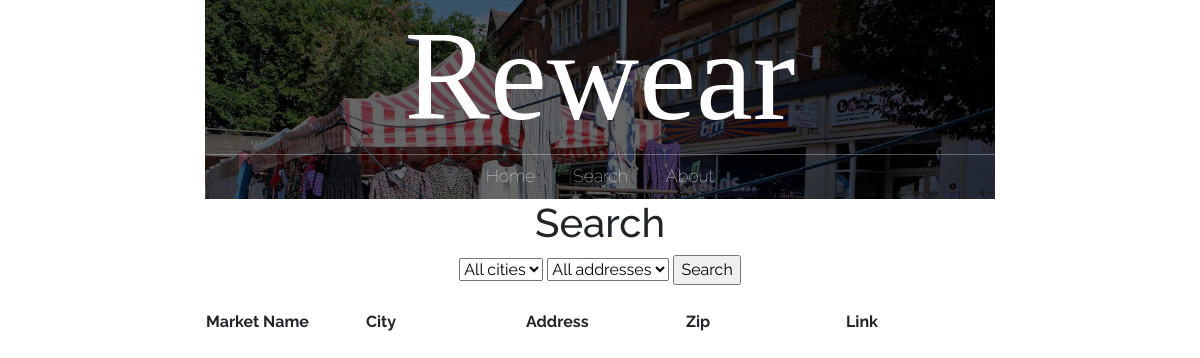
The app's page /search_page/, older data.
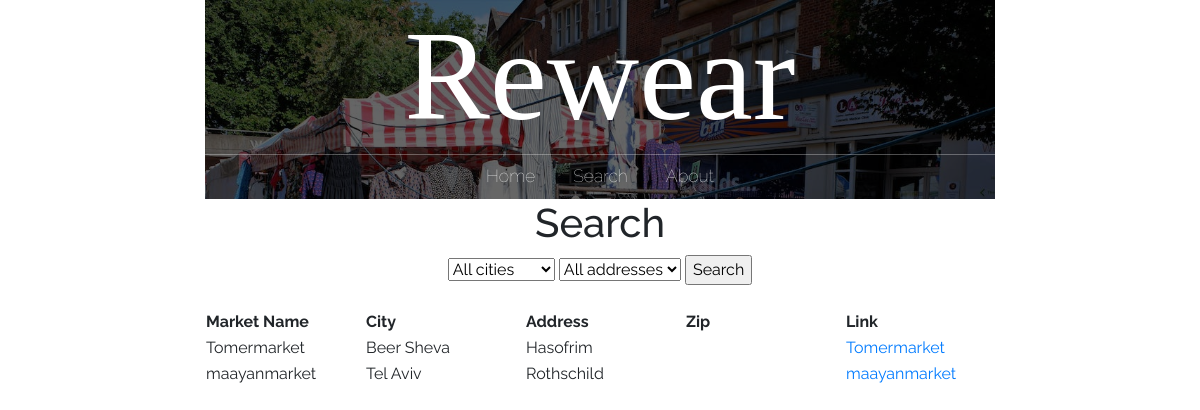
The same page, newer data.
### main/models.py (models this page shows, shortened)
class market(models.Model):
    id = models.AutoField(primary_key=True)
    name = models.CharField(max_length=200)
    city = models.CharField(max_length=200)
    address = models.CharField(max_length=200)
    facebook = models.CharField(max_length=200, default='')
    description = models.CharField(max_length=200, default='')
    google_location = models.CharField(max_length=200, default='')
    market_manager = models.CharField(max_length=200, default='')
    date = models.CharField(max_length=200, default='')
    status = models.CharField(max_length=200, default='')
    rating = models.CharField(max_length=200, default='')
    shirt = models.IntegerField(default=0)
    pants = models.IntegerField(default=0)
    shoes = models.IntegerField(default=0)
    hat = models.IntegerField(default=0)
    gloves = models.IntegerField(default=0)
    scarf = models.IntegerField(default=0)
    jacket = models.IntegerField(default=0)
    other = models.IntegerField(default=0)

### main/views.py (the view)
# urls.py: path("search_page/", views.search_page, name="search"),
def search_page(response):
    markets = market.objects.all()
    return render(response, "main/search.html", {'markets': markets, 'search': markets})

### main/templates/main/search.html (shortened to what this page needs)
{% extends 'main/base.html' %}
{% load crispy_forms_tags %}
{% block content %}
<center><h1>Search</h1>
<form method="post" action='/search/'>
	<select name="city" id="city-select" onchange="updateAddressOptions()">
		<option value="All">All cities</option>
	</select>
	<select name="address" id="address-select" onchange="updateCityOptions()">
		<option value="All">All addresses</option>
	</select>
	<input type="submit" value="Search">
</form>
<br />
		<table>
			<tr>
				<th>
					Market Name
				</th>
				<th>
					City
				</th>
				<th>
					Address
				</th>
				<th>
					Zip
				</th>
				<th>
					Link
				</th>
			{% for market in search %}
			<tr>
				<td>
					{{market.name}}
				</td>
				<td>
					{{market.city}}
				</td>
				<td>
					{{market.address}}
				</td>
				<td>
				</td>
				<td>
					<a href="/market_page/{{market.id}}/">{{market.name}}</a>
				</td>
			</tr>
			{% endfor %}
		</table>
</center>
{% endblock %}

### main/templates/main/base.html (shortened to what this page needs)
{% load static %}
<!doctype html>
<html>
	<head>
		<link rel="stylesheet" href="https://stackpath.bootstrapcdn.com/bootstrap/4.3.1/css/bootstrap.min.css">
		<link rel="stylesheet" href="{% static 'css/styles.css' %}">
	</head>
	<body>
	<div id = "content", name = "content">
		<div class="row justify-content-center">
			<div class="col-8">
			<center>
					<header class="main-header">
						<h1 class="header-name header-name-large">Rewear</h1>
						<nav class="nav main-nav">
							<ul>
								<li><a href="/">Home</a></li>
								<li><a href="/search_page/">Search</a></li>
								<li><a href="/about/">About</a></li>
							</ul>
						</nav>
					</header>
			</center>
				{% block content %}
				{% endblock %}
			</div>
		</div>
	</div>
	</body>
</html>

### static/css/styles.css (style rules this page uses)
* { box-sizing: border-box; font-family: Raleway; }
html, body { margin: 0; padding: 0; }
.nav ul { margin: 0; padding: 0; }
.nav li { display: inline; }
.nav a { display: inline-block; padding: .5em; color: white; text-decoration: none; }
.main-nav { text-align: center; font-size: 1.1em; font-weight: lighter; display: inline; }
.main-nav li { padding: 0 1%; }
.main-header { background-color: rgba(0, 0, 0, .6); background-image: url("../media/Header Background.jpeg"); background-blend-mode: multiply; background-size: cover; }
.header-name { text-align: center; margin: 0; font-size: 4em; font-family: "Arvo"; font-weight: normal; color: white; border-bottom: 1px solid rgba(255, 255, 255, .3) }
.header-name-large { font-size: 8em; }

Row changes from the older to the newer data that the page shows:
added market: name "Tomermarket", city "Beer Sheva", address "Hasofrim"
added market: name "maayanmarket", city "Tel Aviv", address "Rothschild"
